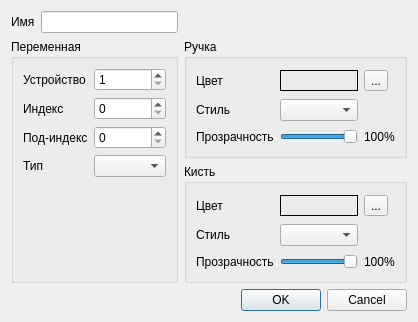
<?xml version="1.0" encoding="UTF-8"?>
<ui version="4.0">
 <class>SignalCurveEditDlg</class>
 <widget class="QDialog" name="SignalCurveEditDlg">
  <property name="geometry">
   <rect>
    <x>0</x>
    <y>0</y>
    <width>418</width>
    <height>322</height>
   </rect>
  </property>
  <property name="windowTitle">
   <string>Dialog</string>
  </property>
  <layout class="QGridLayout" name="gridLayout_4">
   <item row="0" column="0">
    <layout class="QHBoxLayout" name="horizontalLayout">
     <item>
      <widget class="QLabel" name="lblName">
       <property name="text">
        <string>Имя</string>
       </property>
      </widget>
     </item>
     <item>
      <widget class="QLineEdit" name="leName"/>
     </item>
    </layout>
   </item>
   <item row="1" column="0" rowspan="2">
    <widget class="QGroupBox" name="gbData">
     <property name="title">
      <string>Переменная</string>
     </property>
     <layout class="QGridLayout" name="gridLayout">
      <item row="3" column="0">
       <widget class="QLabel" name="lblType">
        <property name="text">
         <string>Тип</string>
        </property>
       </widget>
      </item>
      <item row="3" column="1">
       <widget class="QComboBox" name="cbType"/>
      </item>
      <item row="1" column="0">
       <widget class="QLabel" name="lblIndex">
        <property name="text">
         <string>Индекс</string>
        </property>
       </widget>
      </item>
      <item row="1" column="1">
       <widget class="QSpinBox" name="sbIndex">
        <property name="maximum">
         <number>255</number>
        </property>
       </widget>
      </item>
      <item row="2" column="1">
       <widget class="QSpinBox" name="sbSubIndex">
        <property name="maximum">
         <number>255</number>
        </property>
       </widget>
      </item>
      <item row="0" column="0">
       <widget class="QLabel" name="lblNodeId">
        <property name="text">
         <string>Устройство</string>
        </property>
       </widget>
      </item>
      <item row="2" column="0">
       <widget class="QLabel" name="lblSubIndex">
        <property name="text">
         <string>Под-индекс</string>
        </property>
       </widget>
      </item>
      <item row="0" column="1">
       <widget class="QSpinBox" name="sbNodeId">
        <property name="minimum">
         <number>1</number>
        </property>
        <property name="maximum">
         <number>127</number>
        </property>
       </widget>
      </item>
      <item row="4" column="1">
       <spacer name="verticalSpacer">
        <property name="orientation">
         <enum>Qt::Vertical</enum>
        </property>
        <property name="sizeHint" stdset="0">
         <size>
          <width>20</width>
          <height>40</height>
         </size>
        </property>
       </spacer>
      </item>
     </layout>
    </widget>
   </item>
   <item row="1" column="1">
    <widget class="QGroupBox" name="gbPen">
     <property name="title">
      <string>Ручка</string>
     </property>
     <layout class="QGridLayout" name="gridLayout_3">
      <item row="0" column="0">
       <widget class="QLabel" name="lblPenColor">
        <property name="text">
         <string>Цвет</string>
        </property>
       </widget>
      </item>
      <item row="0" column="1">
       <widget class="QFrame" name="frPenColor">
        <property name="frameShape">
         <enum>QFrame::Box</enum>
        </property>
        <property name="frameShadow">
         <enum>QFrame::Plain</enum>
        </property>
       </widget>
      </item>
      <item row="0" column="2">
       <widget class="QToolButton" name="tbPenColorSel">
        <property name="text">
         <string>...</string>
        </property>
       </widget>
      </item>
      <item row="1" column="0">
       <widget class="QLabel" name="lblPenStyle">
        <property name="text">
         <string>Стиль</string>
        </property>
       </widget>
      </item>
      <item row="1" column="1">
       <widget class="QComboBox" name="cbPenStyle"/>
      </item>
      <item row="2" column="0">
       <widget class="QLabel" name="lblPenTransp">
        <property name="text">
         <string>Прозрачность</string>
        </property>
       </widget>
      </item>
      <item row="2" column="1">
       <widget class="QSlider" name="slPenTransp">
        <property name="maximum">
         <number>100</number>
        </property>
        <property name="value">
         <number>100</number>
        </property>
        <property name="orientation">
         <enum>Qt::Horizontal</enum>
        </property>
       </widget>
      </item>
      <item row="2" column="2">
       <widget class="QLabel" name="lblPenTranspVal">
        <property name="text">
         <string>100%</string>
        </property>
       </widget>
      </item>
     </layout>
    </widget>
   </item>
   <item row="2" column="1">
    <widget class="QGroupBox" name="gbBrush">
     <property name="title">
      <string>Кисть</string>
     </property>
     <layout class="QGridLayout" name="gridLayout_2">
      <item row="2" column="0">
       <widget class="QLabel" name="lblBrushTransp">
        <property name="text">
         <string>Прозрачность</string>
        </property>
       </widget>
      </item>
      <item row="0" column="1">
       <widget class="QFrame" name="frBrushColor">
        <property name="frameShape">
         <enum>QFrame::Box</enum>
        </property>
        <property name="frameShadow">
         <enum>QFrame::Plain</enum>
        </property>
       </widget>
      </item>
      <item row="1" column="1">
       <widget class="QComboBox" name="cbBrushStyle"/>
      </item>
      <item row="0" column="2">
       <widget class="QToolButton" name="tbBrushColorSel">
        <property name="text">
         <string>...</string>
        </property>
       </widget>
      </item>
      <item row="2" column="2">
       <widget class="QLabel" name="lblBrushTranspVal">
        <property name="text">
         <string>100%</string>
        </property>
       </widget>
      </item>
      <item row="1" column="0">
       <widget class="QLabel" name="lblBrushStyle">
        <property name="text">
         <string>Стиль</string>
        </property>
       </widget>
      </item>
      <item row="0" column="0">
       <widget class="QLabel" name="lblBrushColor">
        <property name="text">
         <string>Цвет</string>
        </property>
       </widget>
      </item>
      <item row="2" column="1">
       <widget class="QSlider" name="slBrushTransp">
        <property name="maximum">
         <number>100</number>
        </property>
        <property name="value">
         <number>100</number>
        </property>
        <property name="orientation">
         <enum>Qt::Horizontal</enum>
        </property>
       </widget>
      </item>
     </layout>
    </widget>
   </item>
   <item row="3" column="1">
    <widget class="QDialogButtonBox" name="buttonBox">
     <property name="orientation">
      <enum>Qt::Horizontal</enum>
     </property>
     <property name="standardButtons">
      <set>QDialogButtonBox::Cancel|QDialogButtonBox::Ok</set>
     </property>
    </widget>
   </item>
  </layout>
 </widget>
 <resources/>
 <connections>
  <connection>
   <sender>buttonBox</sender>
   <signal>accepted()</signal>
   <receiver>SignalCurveEditDlg</receiver>
   <slot>accept()</slot>
   <hints>
    <hint type="sourcelabel">
     <x>248</x>
     <y>254</y>
    </hint>
    <hint type="destinationlabel">
     <x>157</x>
     <y>274</y>
    </hint>
   </hints>
  </connection>
  <connection>
   <sender>buttonBox</sender>
   <signal>rejected()</signal>
   <receiver>SignalCurveEditDlg</receiver>
   <slot>reject()</slot>
   <hints>
    <hint type="sourcelabel">
     <x>316</x>
     <y>260</y>
    </hint>
    <hint type="destinationlabel">
     <x>286</x>
     <y>274</y>
    </hint>
   </hints>
  </connection>
 </connections>
</ui>
